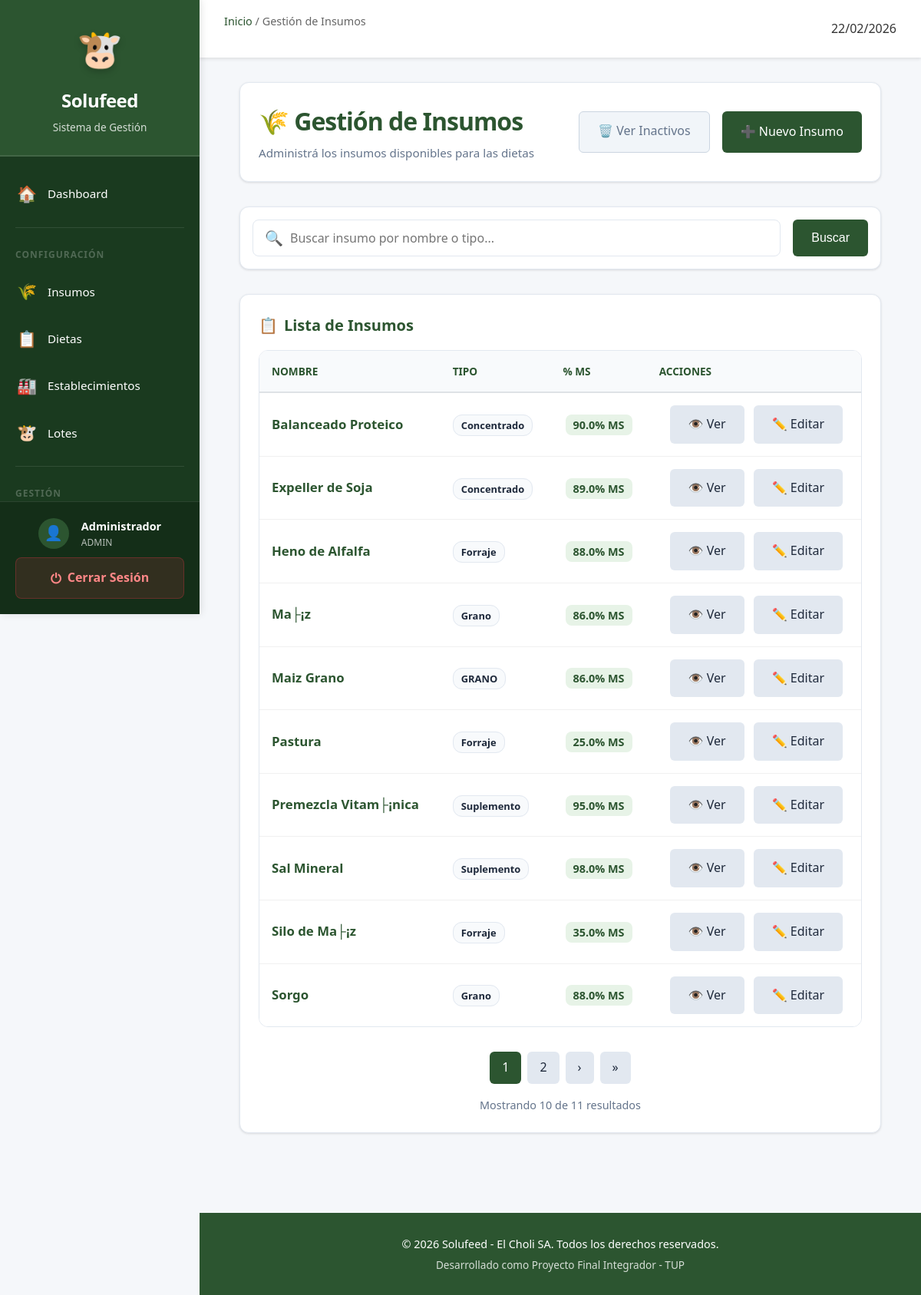
Page /admin/insumos/listar.php (signed in) on the committed database.
### tables this page shows
CREATE TABLE `insumo` (
  `id_insumo` int(11) NOT NULL AUTO_INCREMENT,
  `nombre` varchar(100) NOT NULL,
  `tipo` varchar(50) DEFAULT NULL,
  `costo_kg` decimal(12,4) DEFAULT NULL,
  `porcentaje_ms` decimal(5,2) NOT NULL,
  `activo` tinyint(1) NOT NULL DEFAULT 1,
  `fecha_creacion` datetime NOT NULL,
  `fecha_actualizacion` datetime DEFAULT NULL,
  PRIMARY KEY (`id_insumo`)
);

### admin/insumos/listar.php (the view, shortened to what this page needs)
<?php
$db = getConnection();
$registros_por_pagina = 10;
$pagina_actual = isset($_GET['pagina']) ? (int)$_GET['pagina'] : 1;
$offset = ($pagina_actual - 1) * $registros_por_pagina;
$mostrar_inactivos = isset($_GET['inactivos']) && $_GET['inactivos'] == 1;
$condicion_activo = $mostrar_inactivos ? 0 : 1;
$busqueda = isset($_GET['busqueda']) ? trim($_GET['busqueda']) : '';
$sql_base = "FROM insumo WHERE activo = :activo";
$params = [':activo' => $condicion_activo];
$stmt_count = $db->prepare("SELECT COUNT(*) " . $sql_base);
$stmt_count->execute($params);
$total_registros = $stmt_count->fetchColumn();
$total_paginas = ceil($total_registros / $registros_por_pagina);
$sql_final = "SELECT * " . $sql_base . " ORDER BY nombre ASC LIMIT :limit OFFSET :offset";
$stmt = $db->prepare($sql_final);
foreach ($params as $key => $val) {
    if (is_int($val)) {
        $stmt->bindValue($key, $val, PDO::PARAM_INT);
    } else {
        $stmt->bindValue($key, $val, PDO::PARAM_STR);
    }
}
$stmt->bindValue(':limit', $registros_por_pagina, PDO::PARAM_INT);
$stmt->bindValue(':offset', $offset, PDO::PARAM_INT);
$stmt->execute();
$insumos = $stmt->fetchAll();
require_once '../../includes/header.php';
?>
<div class="insumos-container">
    <div class="page-header">
        <div>
            <h1 style="font-weight: 800; color: var(--primary); margin: 0; letter-spacing: -1px;">
                <?php echo $mostrar_inactivos ? '🗑️ Insumos Inactivos' : '🌾 Gestión de Insumos'; ?>
            </h1>
            <p style="margin: 0.25rem 0 0 0; color: var(--text-muted); font-size: 0.95rem; font-weight: 500;">
                <?php echo $mostrar_inactivos ? 'Visualizando insumos eliminados/inactivos' : 'Administrá los insumos disponibles para las dietas'; ?>
            </p>
        </div>
        <div class="header-actions">
            <?php if ($mostrar_inactivos): ?>
                <a href="listar.php" class="btn btn-secondary" style="padding: 0.875rem 1.5rem;">
                    <span>👀</span> Ver Activos
                </a>
            <?php else: ?>
                <a href="listar.php?inactivos=1" class="btn btn-secondary" style="background: #f1f5f9; color: #64748b; border: 1px solid #cbd5e1;">
                    <span>🗑️</span> Ver Inactivos
                </a>
                <a href="crear.php" class="btn btn-primary" style="padding: 0.875rem 1.5rem;">
                    <span>➕</span> Nuevo Insumo
                </a>
            <?php endif; ?>
        </div>
    </div>
    <div class="card" style="padding: 1rem; margin-bottom: 2rem;">
        <form method="GET" action="listar.php" style="display: flex; gap: 1rem;">
            <div style="flex: 1; position: relative;">
                <span style="position: absolute; left: 1rem; top: 50%; transform: translateY(-50%); font-size: 1.2rem;">🔍</span>
                <input type="text" name="busqueda" value="<?php echo htmlspecialchars($busqueda); ?>" placeholder="Buscar insumo por nombre o tipo..." style="padding-left: 3rem; width: 100%;">
            </div>
            <button type="submit" class="btn btn-primary">Buscar</button>
        </form>
    </div>
    <div class="card">
        <h3 class="card-title"><span>📋</span> Lista de Insumos</h3>
        <?php if (count($insumos) > 0): ?>
            <div class="table-container">
                <table>
                    <thead>
                        <tr>
                            <th>Nombre</th>
                            <th>Tipo</th>
                            <th>% MS</th>
                            <th class="th-actions">Acciones</th>
                        </tr>
                    </thead>
                    <tbody>
                        <?php foreach ($insumos as $insumo): ?>
                            <tr>
                                <td>
                                    <strong style="color: var(--primary); font-size: 1.05rem;"><?php echo htmlspecialchars($insumo['nombre']); ?></strong>
                                </td>
                                <td>
                                    <span class="badge" style="background: var(--bg-main); color: var(--text-main); border: 1px solid var(--border);">
                                        <?php echo htmlspecialchars($insumo['tipo']); ?>
                                    </span>
                                </td>
                                <td style="text-align: center;">
                                    <span style="background: #e7f3e7; color: var(--primary); padding: 4px 10px; border-radius: 8px; font-weight: 800; font-size: 0.9rem;">
                                        <?php echo number_format($insumo['porcentaje_ms'], 1); ?>% MS
                                    </span>
                                </td>
                                <td style="text-align: right; white-space: nowrap;">
                                    <a href="ver.php?id=<?php echo $insumo['id_insumo']; ?>" class="btn btn-secondary btn-action">
                                        <span>👁️</span> <span class="btn-text">Ver</span>
                                    </a>
                                    <a href="editar.php?id=<?php echo $insumo['id_insumo']; ?>" class="btn btn-secondary btn-action">
                                        <span>✏️</span> <span class="btn-text">Editar</span>
                                    </a>
                                </td>
                            </tr>
                        <?php endforeach; ?>
                    </tbody>
                </table>
            </div>
            <?php if ($total_paginas > 1): ?>
                <div style="display: flex; justify-content: center; margin-top: 2rem; gap: 0.5rem;">
                    <?php
                    $range = 2;
                    $initial_num = $pagina_actual - $range;
                    $condition_limit_num = ($pagina_actual + $range)  + 1;
                    ?>
                    <?php for ($x = $initial_num; $x < $condition_limit_num; $x++): ?>
                        <?php if (($x > 0) && ($x <= $total_paginas)): ?>
                            <?php if ($x == $pagina_actual): ?>
                                <span class="btn btn-primary" style="padding: 0.5rem 1rem; cursor: default;"><?php echo $x; ?></span>
                            <?php else: ?>
                                <a href="?pagina=<?php echo $x; ?><?php echo !empty($busqueda) ? '&busqueda=' . urlencode($busqueda) : ''; ?><?php echo $mostrar_inactivos ? '&inactivos=1' : ''; ?>" class="btn btn-secondary" style="padding: 0.5rem 1rem;"><?php echo $x; ?></a>
                            <?php endif; ?>
                        <?php endif; ?>
                    <?php endfor; ?>
                    <?php if ($pagina_actual < $total_paginas): ?>
                        <a href="?pagina=<?php echo $pagina_actual + 1; ?><?php echo !empty($busqueda) ? '&busqueda=' . urlencode($busqueda) : ''; ?><?php echo $mostrar_inactivos ? '&inactivos=1' : ''; ?>" class="btn btn-secondary" style="padding: 0.5rem 1rem;">›</a>
                        <a href="?pagina=<?php echo $total_paginas; ?><?php echo !empty($busqueda) ? '&busqueda=' . urlencode($busqueda) : ''; ?><?php echo $mostrar_inactivos ? '&inactivos=1' : ''; ?>" class="btn btn-secondary" style="padding: 0.5rem 1rem;">»</a>
                    <?php endif; ?>
                </div>
                <div style="text-align: center; margin-top: 1rem; color: var(--text-muted); font-size: 0.9rem;">
                    Mostrando <?php echo count($insumos); ?> de <?php echo $total_registros; ?> resultados
                </div>
            <?php endif; ?>
        <?php endif; ?>
    </div>
</div>
<?php require_once '../../includes/footer.php'; ?>

### assets/css/main.css (style rules this page uses)
:root { --primary: #2c5530; --primary-light: #3d7043; --primary-dark: #1e3a21; --secondary: #1e6091; --accent: #f4a261; --success: #28a745; --danger: #dc3545; --warning: #ffc107; --info: #17a2b8; --bg-main: #f8fafc; --surface: #ffffff; --border: #e2e8f0; --text-main: #1e293b; --text-muted: #64748b; --text-on-primary: #ffffff; --shadow-sm: 0 1px 3px rgba(0, 0, 0, 0.12); --shadow-md: 0 4px 6px -1px rgba(0, 0, 0, 0.1), 0 2px 4px -1px rgba(0, 0, 0, 0.06); --shadow-lg: 0 10px 15px -3px rgba(0, 0, 0, 0.1), 0 4px 6px -2px rgba(0, 0, 0, 0.05); --radius: 12px; }
* { margin: 0; padding: 0; box-sizing: border-box; }
body { font-family: 'Outfit', 'Inter', -apple-system, sans-serif; background-color: var(--bg-main); color: var(--text-main); line-height: 1.5; -webkit-font-smoothing: antialiased; }
.card { background: var(--surface); border-radius: var(--radius); padding: 1.5rem; box-shadow: var(--shadow-sm); border: 1px solid var(--border); margin-bottom: 1.5rem; transition: transform 0.2s ease, box-shadow 0.2s ease; }
.card-title { font-size: 1.25rem; font-weight: 700; color: var(--primary); margin-bottom: 1rem; display: flex; align-items: center; gap: 0.5rem; }
.page-header { display: flex; justify-content: space-between; align-items: center; flex-wrap: wrap; gap: 1.5rem; margin-bottom: 2rem; background: var(--surface); padding: 1.5rem; border-radius: var(--radius); box-shadow: var(--shadow-sm); border: 1px solid var(--border); }
.header-actions { display: flex; flex-wrap: wrap; gap: 1rem; }
.btn { display: inline-flex; align-items: center; justify-content: center; padding: 0.625rem 1.25rem; font-size: 0.95rem; font-weight: 600; border-radius: 8px; cursor: pointer; transition: all 0.2s ease; text-decoration: none; border: none; gap: 0.5rem; }
.btn-primary { background: var(--primary); color: white; }
.btn-secondary { background: var(--border); color: var(--text-main); }
.btn-action { font-size: 0.85rem; padding: 0.5rem 1rem; margin-right: 0.5rem; }
.table-container { overflow-x: auto; background: var(--surface); border-radius: var(--radius); border: 1px solid var(--border); }
table { width: 100%; border-collapse: collapse; }
th { background: var(--bg-main); padding: 1rem; text-align: center; font-size: 0.85rem; text-transform: uppercase; color: var(--text-muted); font-weight: 700; border-bottom: 2px solid var(--border); }
td { padding: 1rem; border-bottom: 1px solid var(--border); font-size: 0.95rem; }
tr:last-child td { border-bottom: none; }
input[type="text"], input[type="number"], input[type="date"], input[type="time"], input[type="email"], input[type="password"], select, textarea { width: 100%; padding: 0.75rem 1rem; border: 1px solid var(--border); border-radius: 8px; font-family: inherit; font-size: 1rem; transition: border-color 0.2s ease, box-shadow 0.2s ease; }

### assets/css/style.css (style rules this page uses)
* { margin: 0; padding: 0; box-sizing: border-box; }
body { font-family: 'Segoe UI', Tahoma, Geneva, Verdana, sans-serif; background-color: #f5f7fa; color: #333; line-height: 1.6; display: flex; min-height: 100vh; }
.btn { display: inline-block; padding: 0.75rem 1.5rem; border: none; border-radius: 6px; font-size: 1rem; font-weight: 500; text-decoration: none; cursor: pointer; transition: all 0.3s; text-align: center; }
table { width: 100%; border-collapse: collapse; background: white; }
table thead { background: #f8f9fa; }
table th { padding: 1rem; text-align: left; font-weight: 600; color: #2c5530; border-bottom: 2px solid #dee2e6; }
table td { padding: 1rem; border-bottom: 1px solid #f0f0f0; }
table tbody tr { transition: background 0.2s; }
.badge { padding: 4px 10px; border-radius: 12px; font-size: 0.85em; font-weight: bold; }

### rows in the picture
insumo: nombre "Balanceado Proteico", tipo "Concentrado", porcentaje_ms "90.0"
insumo: nombre "Expeller de Soja", tipo "Concentrado", porcentaje_ms "89.0"
insumo: nombre "Heno de Alfalfa", tipo "Forraje", porcentaje_ms "88.0"
insumo: nombre "Ma├¡z", tipo "Grano", porcentaje_ms "86.0"
insumo: nombre "Maiz Grano", tipo "GRANO", porcentaje_ms "86.0"
insumo: nombre "Pastura", tipo "Forraje", porcentaje_ms "25.0"
insumo: nombre "Premezcla Vitam├¡nica", tipo "Suplemento", porcentaje_ms "95.0"
insumo: nombre "Sal Mineral", tipo "Suplemento", porcentaje_ms "98.0"
insumo: nombre "Silo de Ma├¡z", tipo "Forraje", porcentaje_ms "35.0"
insumo: nombre "Sorgo", tipo "Grano", porcentaje_ms "88.0"

### other values in the picture
$_SESSION['nombre'] "Administrador"
$_SESSION['tipo'] "ADMIN"
$page_title "Gestión de Insumos"
count($insumos) "10"
$total_registros "11"
